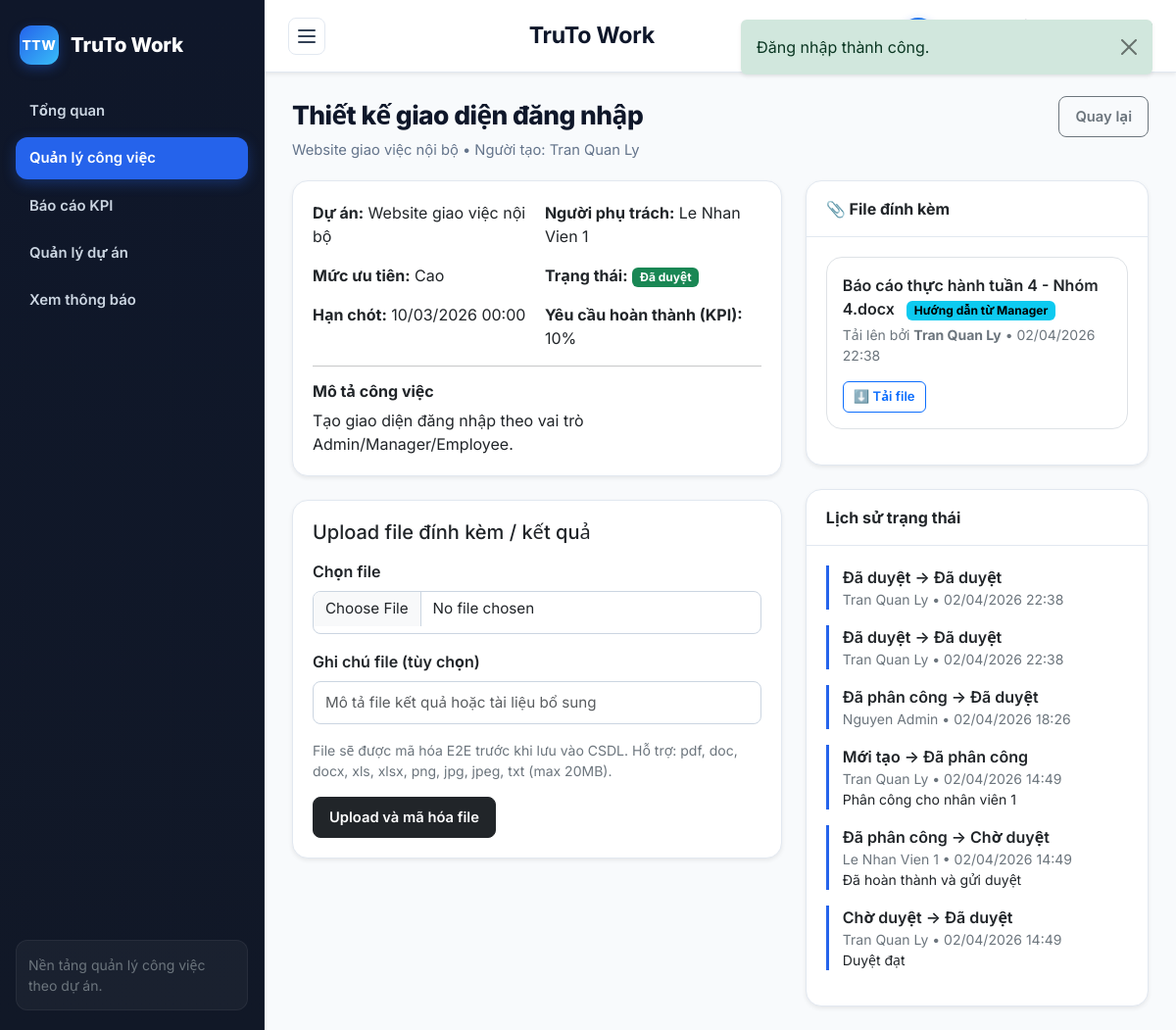
The page /index.php?route=cong_viec/show&id=1 (signed in) on the database its author committed.
### tables this page shows
CREATE TABLE `tai_khoan` (
  `id` int(11) NOT NULL,
  `name` varchar(150) NOT NULL,
  `email` varchar(150) NOT NULL,
  `password` varchar(255) NOT NULL,
  `role` enum('admin','manager','employee') NOT NULL DEFAULT 'employee',
  `department` varchar(100) DEFAULT NULL,
  `status` enum('active','inactive') NOT NULL DEFAULT 'active',
  `created_at` datetime NOT NULL
);

CREATE TABLE `cong_viec` (
  `id` int(11) NOT NULL,
  `project_id` int(11) NOT NULL,
  `title` varchar(200) NOT NULL,
  `description` text DEFAULT NULL,
  `priority` enum('low','medium','high') NOT NULL DEFAULT 'medium',
  `status` enum('new','assigned','in_progress','blocked','submitted','approved','redo') NOT NULL DEFAULT 'new',
  `deadline` date NOT NULL,
  `start_date` date DEFAULT NULL,
  `assignee_id` int(11) DEFAULT NULL,
  `created_by` int(11) NOT NULL,
  `expected_score` int(11) NOT NULL DEFAULT 0,
  `review_score` int(11) DEFAULT NULL,
  `review_comment` text DEFAULT NULL,
  `approved_at` datetime DEFAULT NULL,
  `created_at` datetime NOT NULL,
  `updated_at` datetime NOT NULL
);

CREATE TABLE `du_an` (
  `id` int(11) NOT NULL,
  `code` varchar(50) NOT NULL,
  `name` varchar(150) NOT NULL,
  `description` text DEFAULT NULL,
  `start_date` date DEFAULT NULL,
  `end_date` date DEFAULT NULL,
  `priority` enum('low','medium','high') NOT NULL DEFAULT 'medium',
  `status` enum('planning','active','completed') NOT NULL DEFAULT 'active',
  `created_by` int(11) NOT NULL,
  `created_at` datetime NOT NULL
);

CREATE TABLE `tep_dinh_kem` (
  `id` int(11) NOT NULL,
  `task_id` int(11) NOT NULL,
  `original_name` varchar(255) NOT NULL,
  `stored_name` varchar(255) NOT NULL,
  `mime_type` varchar(150) DEFAULT NULL,
  `file_size` int(11) NOT NULL,
  `encrypted_path` varchar(255) NOT NULL,
  `uploaded_by` int(11) NOT NULL,
  `file_type` varchar(20) DEFAULT 'employee',
  `upload_reason` varchar(255) DEFAULT NULL,
  `encrypted_key` longtext DEFAULT NULL COMMENT 'Khóa AES được bọc bằng RSA (base64)',
  `iv` varchar(255) DEFAULT NULL COMMENT 'IV cho AES-256-CBC (base64)',
  `created_at` datetime NOT NULL
);

CREATE TABLE `lich_su_trang_thai_cong_viec` (
  `id` int(11) NOT NULL,
  `task_id` int(11) NOT NULL,
  `user_id` int(11) NOT NULL,
  `old_status` varchar(50) NOT NULL,
  `new_status` varchar(50) NOT NULL,
  `note` varchar(255) DEFAULT NULL,
  `created_at` datetime NOT NULL
);

### app/views/cong_viec/show.php (the view, shortened to what the rows shown need)
<?php
$taskAccessModel = new \App\Models\Task();
?>
<div class="section-header">
    <div>
        <div class="section-title"><?= e($task['title']) ?></div>
        <p class="section-desc"><?= e($task['project_name']) ?> • Người tạo: <?= e($task['creator_name']) ?></p>
    </div>
    <div class="d-flex gap-2 flex-wrap">
        <a class="btn btn-outline-secondary" href="<?= e(route_url('cong_viec/index')) ?>">Quay lại</a>
    </div>
</div>
<div class="row g-4">
    <div class="col-lg-7">
        <div class="card border-0 shadow-sm mb-4">
            <div class="card-body">
                <div class="row g-3">
                    <div class="col-md-6"><strong>Dự án:</strong> <?= e($task['project_name']) ?></div>
                    <div class="col-md-6"><strong>Người phụ trách:</strong> <?= e($task['assignee_names'] ?? 'Chưa phân công') ?></div>
                    <div class="col-md-6"><strong>Mức ưu tiên:</strong> <?= e(priority_label($task['priority'])) ?></div>
                    <div class="col-md-6"><strong>Trạng thái:</strong> <span class="badge text-bg-<?= e(status_badge_class($task['status'])) ?>"><?= e(status_label($task['status'])) ?></span></div>
                    <div class="col-md-6"><strong>Hạn chót:</strong> <?= e(format_datetime($task['deadline'])) ?></div>
                    <?php $exp = (int) ($task['expected_score'] ?? 0); $exp = max(0, min(100, $exp)); ?>
                    <div class="col-md-6"><strong>Yêu cầu hoàn thành (KPI):</strong> <?= e((string) $exp) ?>%</div>
                </div>
                <hr>
                <h2 class="h6 fw-bold">Mô tả công việc</h2>
                <p class="mb-0"><?= nl2br(e($task['description'])) ?></p>
            </div>
        </div>
        <?php
        $canUploadTaskFile = $taskAccessModel->canAccess(current_user(), (int) $task['id']);
        ?>
        <?php if ($canUploadTaskFile): ?>
            <div class="card border-0 shadow-sm mb-4">
                <div class="card-body">
                    <h2 class="h5 mb-3">Upload file đính kèm / kết quả</h2>
                    <form method="post" enctype="multipart/form-data" action="<?= e(route_url('cong_viec/upload', ['id' => $task['id']])) ?>">
                        <div class="mb-3">
                            <label class="form-label fw-semibold">Chọn file</label>
                            <input type="file" class="form-control" name="attachment" data-e2e-file data-recipient-url="<?= e(route_url('crypto/taskRecipients', ['id' => $task['id']])) ?>" required>
                        </div>
                        <div class="mb-3">
                            <label class="form-label fw-semibold">Ghi chú file (tùy chọn)</label>
                            <input type="text" class="form-control" name="upload_reason" placeholder="Mô tả file kết quả hoặc tài liệu bổ sung">
                        </div>
                        <div class="small text-secondary mt-1">File sẽ được mã hóa E2E trước khi lưu vào CSDL. Hỗ trợ: pdf, doc, docx, xls, xlsx, png, jpg, jpeg, txt (max 20MB).</div>
                        <button class="btn btn-dark mt-3">Upload và mã hóa file</button>
                    </form>
                </div>
            </div>
        <?php endif; ?>
    </div>
    <div class="col-lg-5">
        <div class="card border-0 shadow-sm mb-4">
            <div class="card-header">📎 File đính kèm</div>
            <div class="card-body">
                <?php
                $userRole = current_user()['role'];
                $isAssignee = $taskAccessModel->isUserAssigned((int) $task['id'], (int) current_user()['id']);
                $canManageTaskProject = (new \App\Models\Project())->userCanManageProject(current_user(), (int) $task['project_id']);
                $canViewTaskFile = ($userRole === 'admin') || $isAssignee || $canManageTaskProject;
                ?>
                <?php foreach ($tep_dinh_kem as $file): ?>
                    <?php if ($canViewTaskFile): ?>
                        <div class="border rounded-4 p-3 mb-3">
                            <div class="d-flex align-items-start justify-content-between">
                                <div class="flex-grow-1">
                                    <div class="fw-semibold">
                                        <?= e($file['original_name']) ?>
                                        <?php if ($file['file_type'] === 'manager'): ?>
                                            <span class="badge text-bg-info ms-2">Hướng dẫn từ Manager</span>
                                        <?php elseif ($file['file_type'] === 'project_manager'): ?>
                                            <span class="badge text-bg-warning ms-2">File từ Manager</span>
                                        <?php else: ?>
                                            <span class="badge text-bg-success ms-2">Nộp từ Employee</span>
                                        <?php endif; ?>
                                    </div>
                                    <div class="small text-secondary mb-2 mt-1">
                                        Tải lên bởi <strong><?= e($file['uploader_name']) ?></strong>
                                        • <?= e(format_datetime($file['created_at'])) ?>
                                    </div>
                                </div>
                            </div>
                            <a class="btn btn-sm btn-outline-primary mt-2" href="<?= e(route_url('files/download', ['id' => $file['id']])) ?>">
                                ⬇️ Tải file
                            </a>
                        </div>
                    <?php endif; ?>
                <?php endforeach; ?>
            </div>
        </div>
        <div class="card border-0 shadow-sm">
            <div class="card-header">Lịch sử trạng thái</div>
            <div class="card-body">
                <?php foreach ($logs as $log): ?>
                    <div class="timeline-item">
                        <div class="fw-semibold"><?= e(status_label($log['old_status'])) ?> → <?= e(status_label($log['new_status'])) ?></div>
                        <div class="small text-secondary"><?= e($log['name']) ?> • <?= e(format_datetime($log['created_at'])) ?></div>
                        <?php if ($log['note']): ?><div class="small"><?= e($log['note']) ?></div><?php endif; ?>
                    </div>
                <?php endforeach; ?>
            </div>
        </div>
    </div>
</div>

### app/views/layouts/main.php (shortened to what the rows shown need)
<?php
$authUser = current_user();
$currentRoute = (string) ($_GET['route'] ?? ($authUser ? 'dashboard/index' : 'home/index'));
$isPublicPage = !$authUser && str_starts_with($currentRoute, 'home/');
$isLoginPage = !$authUser && str_starts_with($currentRoute, 'auth/');
?>
<!doctype html>
<html lang="vi">
<head>
    <link href="https://cdn.jsdelivr.net/npm/bootstrap@5.3.3/dist/css/bootstrap.min.css" rel="stylesheet">
    <link href="assets/css/app.css?v=20260404a" rel="stylesheet">
</head>
<body>
<?php if ($isPublicPage): ?>
    <div class="public-site-shell">
        <header class="public-header">
            <div class="public-container public-header-inner">
                <a class="brand-public" href="<?= e(route_url('home/index')) ?>">
                    <span class="brand-public-mark">TTW</span>
                    <span>
                        <strong>TruTo Work</strong>
                        <small>Quản lý công việc theo dự án</small>
                    </span>
                </a>
                <nav class="public-nav">
                    <a class="<?= $currentRoute === 'home/index' ? 'is-active' : '' ?>" href="<?= e(route_url('home/index')) ?>">Trang chủ</a>
                    <a class="<?= $currentRoute === 'home/about' ? 'is-active' : '' ?>" href="<?= e(route_url('home/about')) ?>">Giới thiệu</a>
                    <a href="<?= e(route_url('auth/login')) ?>">Đăng nhập</a>
                </nav>
            </div>
        </header>
        <main class="public-main">
            <div class="public-container">
                <?= $content ?>
            </div>
        </main>
        <footer class="public-footer">
            <div class="public-container public-footer-inner">
                <span>TruTo Work</span>
            </div>
        </footer>
    </div>
<?php else: ?>
    <div class="app-shell">
        <aside class="sidebar shadow-sm">
            <div class="sidebar-header">
                <div class="sidebar-brand">
                    <div class="brand-icon">TTW</div>
                    <div class="brand-title">TruTo Work</div>
                </div>
            </div>
            <nav class="sidebar-menu">
                <a class="menu-link <?= e(active_menu('dashboard/')) ?>" href="<?= e(route_url('dashboard/index')) ?>" data-short-label="TG" title="Tổng quan">
                    <span>Tổng quan</span>
                </a>
                <a class="menu-link <?= e(active_menu('cong_viec/')) ?>" href="<?= e(route_url('cong_viec/index')) ?>" data-short-label="CV" title="Quản lý công việc">
                    <span>Quản lý công việc</span>
                </a>
                <a class="menu-link <?= e(active_menu('kpi/')) ?>" href="<?= e(route_url('kpi/index')) ?>" data-short-label="KPI" title="Báo cáo KPI">
                    <span>Báo cáo KPI</span>
                </a>
                <a class="menu-link <?= e(active_menu('du_an/')) ?>" href="<?= e(route_url('du_an/index')) ?>" data-short-label="DA" title="Quản lý dự án">
                    <span>Quản lý dự án</span>
                </a>
                <?php $notifMenuTitle = in_array($authUser['role'], ['manager', 'admin'], true) ? 'Quản lý thông báo' : 'Xem thông báo'; ?>
                <a class="menu-link <?= e(active_menu('thong_bao/')) ?> d-flex justify-content-between align-items-center"
                   href="<?= e(route_url('thong_bao/index')) ?>"
                   data-short-label="TB"
                   title="<?= e($notifMenuTitle) ?>">
                    <span><?= e($notifMenuTitle) ?></span>
                </a>
            </nav>
            <div class="sidebar-footer">
                <div class="small text-secondary">Nền tảng quản lý công việc theo dự án.</div>
            </div>
        </aside>
        <div class="main-shell">
            <header class="topbar shadow-sm">
                <button class="sidebar-toggle" type="button" aria-label="Thu gọn hoặc mở menu" aria-expanded="true" data-sidebar-toggle>
                    <span></span><span></span><span></span>
                </button>
                <div class="page-info">
                    <div class="page-label">TruTo Work</div>
                </div>
                <div class="topbar-user">
                    <a class="btn btn-light border position-relative p-0 d-inline-flex align-items-center justify-content-center rounded-circle"
                       style="width: 32px; height: 32px; min-height: 32px;"
                       href="<?= e(route_url('thong_bao/index', ['tab' => 'inbox'])) ?>"
                       title="Thông báo của bạn"
                       aria-label="Thông báo của bạn">
                    </a>
                    <div class="avatar-badge"><?= e(strtoupper(substr($authUser['name'], 0, 1))) ?></div>
                    <div class="d-none d-sm-block">
                        <div class="fw-semibold text-truncate" style="max-width: 140px;"><?= e($authUser['name']) ?></div>
                        <div class="small text-secondary"><?= e(role_label($authUser['role'])) ?></div>
                    </div>
                    <a class="btn btn-outline-secondary btn-sm" href="<?= e(route_url('auth/logout')) ?>" title="Đăng xuất">
                        <span class="d-none d-md-inline">Đăng xuất</span>
                    </a>
                </div>
            </header>
            <main class="content-shell">
                <?= $content ?>
            </main>
        </div>
    </div>
<?php endif; ?>
</body>
</html>

### rows shown on the page
tai_khoan: role "Xem thông báo"
cong_viec: title "Thiết kế giao diện đăng nhập", project.name "Website giao việc nội bộ", created_by.name "Tran Quan Ly", priority "Cao", status "Đã duyệt", deadline "10/03/2026 00:00", expected_score "10", description "Tạo giao diện đăng nhập theo vai trò Admin/Manager/Employee."
tep_dinh_kem: original_name "Báo cáo thực hành tuần 4 - Nhóm 4.docx", file_type "Hướng dẫn từ Manager", uploaded_by.name "Tran Quan Ly", created_at "02/04/2026 22:38"
lich_su_trang_thai_cong_viec: old_status "Đã duyệt", new_status "Đã duyệt", user.name "Tran Quan Ly", created_at "02/04/2026 22:38"
lich_su_trang_thai_cong_viec: old_status "Đã duyệt", new_status "Đã duyệt", user.name "Tran Quan Ly", created_at "02/04/2026 22:38"
lich_su_trang_thai_cong_viec: old_status "Đã phân công", new_status "Đã duyệt", user.name "Nguyen Admin", created_at "02/04/2026 18:26"
lich_su_trang_thai_cong_viec: old_status "Mới tạo", new_status "Đã phân công", user.name "Tran Quan Ly", created_at "02/04/2026 14:49", note "Phân công cho nhân viên 1"
lich_su_trang_thai_cong_viec: old_status "Đã phân công", new_status "Chờ duyệt", user.name "Le Nhan Vien 1", created_at "02/04/2026 14:49", note "Đã hoàn thành và gửi duyệt"
lich_su_trang_thai_cong_viec: old_status "Chờ duyệt", new_status "Đã duyệt", user.name "Tran Quan Ly", created_at "02/04/2026 14:49", note "Duyệt đạt"

### other values the page prints
$flash['message'] "Đăng nhập thành công."
$task['assignee_names'] "Le Nhan Vien 1"
